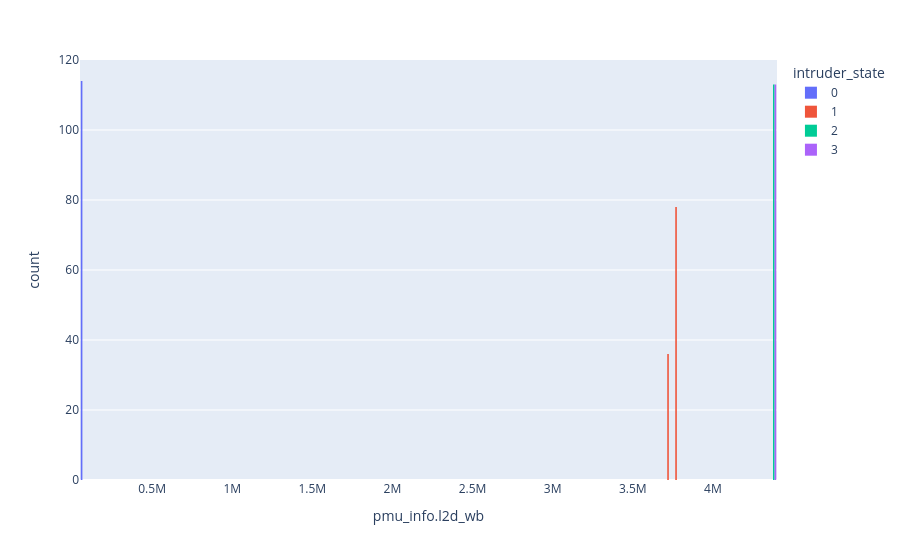

Notebook source saved alongside this figure:
### Code cell
plt.histogram(data, x="pmu_info.l2d_wb", color="intruder_state", nbins=100, barmode="group")
